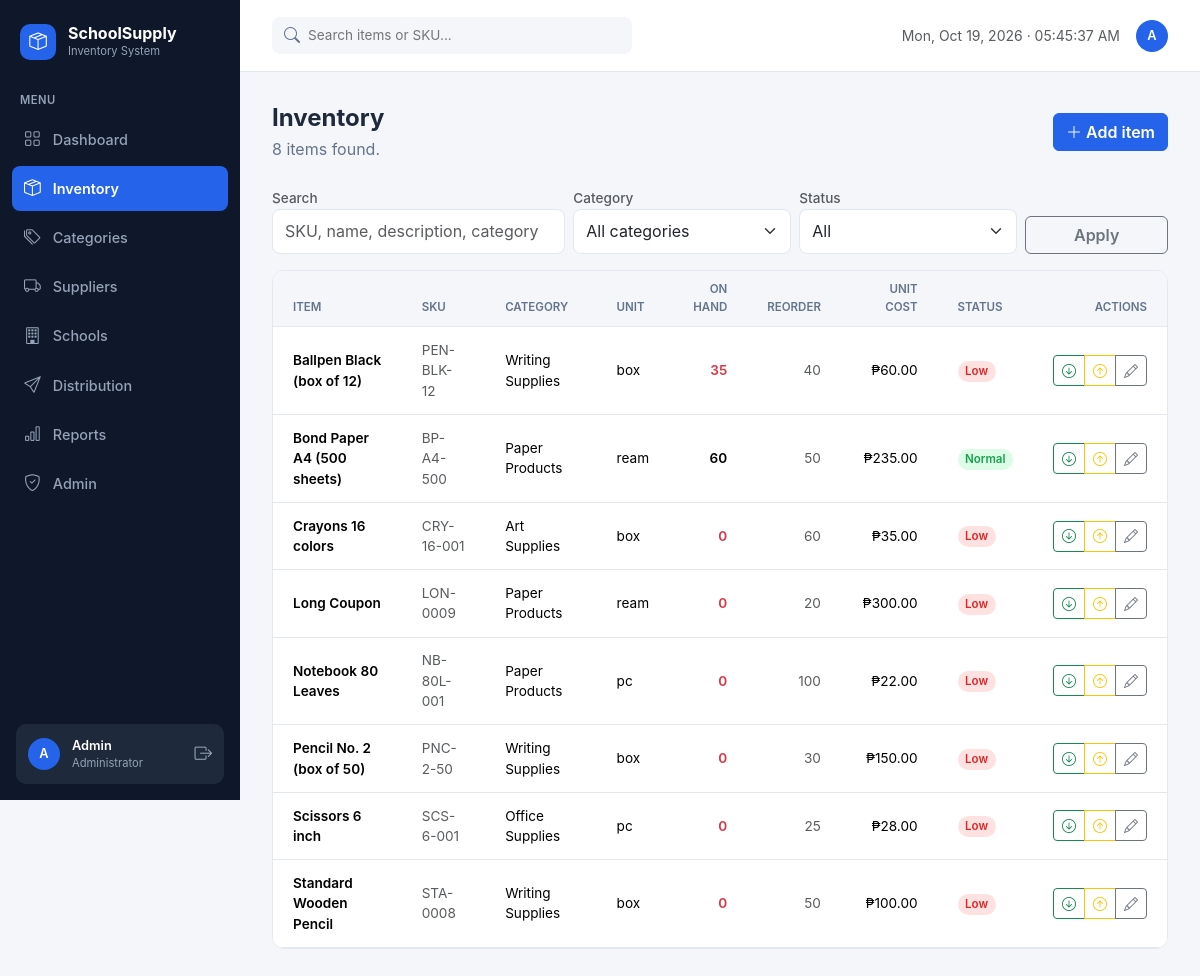
Page /inventory.php (signed in) on the committed database.
### tables this page shows
CREATE TABLE `users` (
  `user_id` int(10) UNSIGNED NOT NULL,
  `full_name` varchar(100) NOT NULL,
  `username` varchar(50) NOT NULL,
  `email` varchar(100) NOT NULL,
  `password_hash` varchar(255) NOT NULL,
  `role` enum('admin','staff') NOT NULL DEFAULT 'staff',
  `is_active` tinyint(1) NOT NULL DEFAULT 1,
  `failed_attempts` int(10) UNSIGNED NOT NULL DEFAULT 0,
  `locked_until` datetime DEFAULT NULL,
  `last_login` datetime DEFAULT NULL,
  `created_at` timestamp NOT NULL DEFAULT current_timestamp(),
  `updated_at` timestamp NOT NULL DEFAULT current_timestamp() ON UPDATE current_timestamp()
);

CREATE TABLE `items` (
  `item_id` int(10) UNSIGNED NOT NULL,
  `sku` varchar(50) NOT NULL,
  `item_name` varchar(150) NOT NULL,
  `description` text DEFAULT NULL,
  `category_id` int(10) UNSIGNED NOT NULL,
  `unit_of_measure` varchar(30) NOT NULL,
  `reorder_point` int(10) UNSIGNED NOT NULL DEFAULT 0,
  `unit_cost` decimal(10,2) NOT NULL DEFAULT 0.00,
  `quantity_on_hand` int(11) NOT NULL DEFAULT 0,
  `is_active` tinyint(1) NOT NULL DEFAULT 1,
  `created_at` timestamp NOT NULL DEFAULT current_timestamp(),
  `updated_at` timestamp NOT NULL DEFAULT current_timestamp() ON UPDATE current_timestamp()
);

CREATE TABLE `categories` (
  `category_id` int(10) UNSIGNED NOT NULL,
  `category_name` varchar(100) NOT NULL,
  `description` varchar(255) DEFAULT NULL
);

### includes/functions.php (called while the page is built, shortened)
<?php
function e($value): string
{
    return htmlspecialchars((string)$value, ENT_QUOTES, 'UTF-8');
}
function url(string $path = ''): string
{
    return BASE_URL . '/' . ltrim($path, '/');
}
function money($amount): string
{
    return CURRENCY . number_format((float)$amount, 2);
}

### config/database.php (called while the page is built, shortened)
<?php
function db(): PDO
{
    static $pdo = null;
    if ($pdo === null) {
        $dsn = 'mysql:host=' . DB_HOST . ';port=' . DB_PORT . ';dbname=' . DB_NAME . ';charset=utf8mb4';
        try {
            $pdo = new PDO($dsn, DB_USER, DB_PASS, [
                PDO::ATTR_ERRMODE            => PDO::ERRMODE_EXCEPTION,
                PDO::ATTR_DEFAULT_FETCH_MODE => PDO::FETCH_ASSOC,
                PDO::ATTR_EMULATE_PREPARES   => false,
            ]);
            $pdo->exec("SET NAMES utf8mb4 COLLATE utf8mb4_unicode_ci");
            $pdo->exec("SET time_zone = '+08:00'");
        } catch (PDOException $e) {
            http_response_code(500);
            exit('Database connection failed. Check config/config.php and that MySQL is running.'
                . (ini_get('display_errors') ? '<br><small>' . htmlspecialchars($e->getMessage()) . '</small>' : ''));
        }
    }
    return $pdo;
}

### includes/auth.php (called while the page is built, shortened)
<?php
require_once __DIR__ . '/../config/database.php';
require_once __DIR__ . '/functions.php';
function is_admin(): bool
{
    return ($_SESSION['role'] ?? '') === 'admin';
}
function current_user(): array
{
    return [
        'id'       => $_SESSION['user_id'] ?? null,
        'name'     => $_SESSION['full_name'] ?? '',
        'username' => $_SESSION['username'] ?? '',
        'role'     => $_SESSION['role'] ?? '',
    ];
}
function require_login(): void
{
    $stmt = db()->prepare('SELECT is_active, role, full_name FROM users WHERE user_id = :id');
    $stmt->execute([':id' => $_SESSION['user_id']]);
}

### inventory.php (the view, shortened to what this page needs)
<?php
$activePage = 'inventory';
require_once __DIR__ . '/includes/header.php';
$pdo = db();
$q       = trim($_GET['q'] ?? '');
$status  = $_GET['status'] ?? '';
$wheres = [];
$params = [];
$whereSql = $wheres ? 'WHERE ' . implode(' AND ', $wheres) : '';
$countStmt = $pdo->prepare(
    "SELECT COUNT(*)
       FROM items i
       LEFT JOIN categories c ON c.category_id = i.category_id
       $whereSql"
);
$countStmt->execute($params);
$total = (int)$countStmt->fetchColumn();
$perPage = 15;
$page    = max(1, (int)($_GET['page'] ?? 1));
$offset = ($page - 1) * $perPage;
$listStmt = $pdo->prepare(
    "SELECT i.item_id, i.sku, i.item_name, i.unit_of_measure,
            i.quantity_on_hand, i.reorder_point, i.unit_cost, i.is_active,
            c.category_name
       FROM items i
       LEFT JOIN categories c ON c.category_id = i.category_id
       $whereSql
       ORDER BY i.is_active DESC, i.item_name ASC
       LIMIT :lim OFFSET :off"
);
$listStmt->bindValue(':lim', $perPage, PDO::PARAM_INT);
$listStmt->bindValue(':off', $offset, PDO::PARAM_INT);
$listStmt->execute();
$rows = $listStmt->fetchAll();
?>
<div class="page-head">
    <div>
        <h1>Inventory</h1>
        <p><?= number_format($total) ?> item<?= $total === 1 ? '' : 's' ?> found.</p>
    </div>
    <?php if (is_admin()): ?>
        <a href="<?= e(url('item_form.php')) ?>" class="btn btn-primary"><i class="bi bi-plus-lg me-1"></i>Add item</a>
    <?php endif; ?>
</div>
<form class="row g-2 align-items-end mb-3" method="get" action="<?= e(url('inventory.php')) ?>">
    <div class="col-12 col-md-4">
        <label class="form-label small text-muted mb-0" for="q">Search</label>
        <input type="text" class="form-control" id="q" name="q" value="<?= e($q) ?>" placeholder="SKU, name, description, category">
    </div>
    <div class="col-6 col-md-3">
        <label class="form-label small text-muted mb-0" for="category_id">Category</label>
        <select class="form-select" id="category_id" name="category_id">
            <option value="0">All categories</option>
        </select>
    </div>
    <div class="col-6 col-md-3">
        <label class="form-label small text-muted mb-0" for="status">Status</label>
        <select class="form-select" id="status" name="status">
            <option value="" <?= $status === '' ? 'selected' : '' ?>>All</option>
        </select>
    </div>
    <div class="col-12 col-md-2 d-grid">
        <button type="submit" class="btn btn-outline-secondary">Apply</button>
    </div>
</form>
<div class="card-ui">
    <div class="table-responsive">
        <table class="table table-ui">
            <thead>
                <tr>
                    <th>Item</th>
                    <th>SKU</th>
                    <th>Category</th>
                    <th>Unit</th>
                    <th class="text-end">On hand</th>
                    <th class="text-end">Reorder</th>
                    <th class="text-end">Unit cost</th>
                    <th>Status</th>
                    <th class="text-end">Actions</th>
                </tr>
            </thead>
            <tbody>
                <?php foreach ($rows as $r): ?>
                    <?php
                        $active = (int)$r['is_active'] === 1;
                        if (!$active) {
                            $stLabel = 'Inactive'; $stClass = 'badge-inactive';
                        } elseif ((int)$r['quantity_on_hand'] <= (int)$r['reorder_point']) {
                            $stLabel = 'Low'; $stClass = 'badge-low';
                        } else {
                            $stLabel = 'Normal'; $stClass = 'badge-normal';
                        }
                    ?>
                    <tr>
                        <td class="fw-semibold">
                            <?= e($r['item_name']) ?>
                        </td>
                        <td class="text-muted"><?= e($r['sku']) ?></td>
                        <td><?= e($r['category_name'] ?? '—') ?></td>
                        <td><?= e($r['unit_of_measure']) ?></td>
                        <td class="text-end fw-semibold
                            <?= $active && (int)$r['quantity_on_hand'] <= (int)$r['reorder_point'] ? 'text-danger' : '' ?>">
                            <?= number_format((int)$r['quantity_on_hand']) ?>
                        </td>
                        <td class="text-end text-muted"><?= number_format((int)$r['reorder_point']) ?></td>
                        <td class="text-end"><?= money($r['unit_cost']) ?></td>
                        <td><span class="badge-soft <?= e($stClass) ?>"><?= e($stLabel) ?></span></td>
                        <td class="text-end">
                            <div class="btn-group btn-group-sm" role="group" aria-label="Row actions">
                                <?php if ($active): ?>
                                    <a href="<?= e(url('stock_in.php?item_id=' . (int)$r['item_id'])) ?>"
                                       class="btn btn-outline-success" title="Record stock-in" aria-label="Record stock-in">
                                        <i class="bi bi-arrow-down-circle"></i>
                                    </a>
                                    <a href="<?= e(url('stock_out.php?item_id=' . (int)$r['item_id'])) ?>"
                                       class="btn btn-outline-warning" title="Record stock-out" aria-label="Record stock-out">
                                        <i class="bi bi-arrow-up-circle"></i>
                                    </a>
                                <?php endif; ?>
                                <?php if (is_admin()): ?>
                                    <a href="<?= e(url('item_form.php?id=' . (int)$r['item_id'])) ?>"
                                       class="btn btn-outline-secondary" title="Edit item" aria-label="Edit item">
                                        <i class="bi bi-pencil"></i>
                                    </a>
                                <?php endif; ?>
                            </div>
                        </td>
                    </tr>
                <?php endforeach; ?>
            </tbody>
        </table>
    </div>
</div>
<?php require __DIR__ . '/includes/footer.php'; ?>

### includes/header.php (shortened to what this page needs)
<?php
require_once __DIR__ . '/auth.php';
require_login();
$activePage = $activePage ?? '';
$user       = current_user();
$menu = [
    'dashboard'    => ['Dashboard',    'index.php',        'bi-grid',        false],
    'inventory'    => ['Inventory',    'inventory.php',    'bi-box-seam',    false],
    'categories'   => ['Categories',   'categories.php',   'bi-tags',        true],
    'suppliers'    => ['Suppliers',    'suppliers.php',    'bi-truck',       true],
    'schools'      => ['Schools',      'schools.php',      'bi-building',    true],
    'distribution' => ['Distribution', 'distribution.php', 'bi-send',        false],
    'reports'      => ['Reports',      'reports.php',      'bi-bar-chart',   true],
    'admin'        => ['Admin',        'admin.php',        'bi-shield-check', true],
];
?>
<!DOCTYPE html>
<html lang="en">
<head>
    <link href="https://cdn.jsdelivr.net/npm/bootstrap@5.3.3/dist/css/bootstrap.min.css" rel="stylesheet">
    <link href="https://cdn.jsdelivr.net/npm/bootstrap-icons@1.11.3/font/bootstrap-icons.min.css" rel="stylesheet">
    <link href="<?= e(url('assets/css/style.css')) ?>?v=<?= e(ASSET_VER) ?>" rel="stylesheet">
</head>
<body>
<div class="app-shell">
    <aside class="sidebar" id="appSidebar">
        <div class="sidebar-brand">
            <span class="brand-logo"><i class="bi bi-box-seam"></i></span>
            <span>
                <span class="brand-name"><?= e(APP_NAME) ?></span>
                <span class="brand-sub"><?= e(APP_SUBTITLE) ?></span>
            </span>
        </div>
        <div class="sidebar-label">MENU</div>
        <nav class="sidebar-nav">
            <?php foreach ($menu as $key => [$label, $file, $icon, $adminOnly]): ?>
                <a href="<?= e(url($file)) ?>" class="nav-item<?= $activePage === $key ? ' active' : '' ?>">
                    <i class="bi <?= e($icon) ?>"></i><span><?= e($label) ?></span>
                </a>
            <?php endforeach; ?>
        </nav>
        <div class="sidebar-user">
            <span class="avatar"><?= e(strtoupper(mb_substr($user['name'], 0, 1))) ?></span>
            <span class="user-text">
                <span class="user-name"><?= e($user['name']) ?></span>
                <span class="user-role"><?= $user['role'] === 'admin' ? 'Administrator' : 'Inventory Clerk' ?></span>
            </span>
            <a href="<?= e(url('logout.php')) ?>" class="logout-link" title="Sign out"><i class="bi bi-box-arrow-right"></i></a>
        </div>
    </aside>
    <div class="main">
        <header class="topbar">
            <form class="topbar-search" action="<?= e(url('inventory.php')) ?>" method="get">
                <i class="bi bi-search"></i>
                <input type="text" name="q" placeholder="Search items or SKU..." aria-label="Search items or SKU">
            </form>
            <div class="topbar-right">
                <span class="text-muted small today live-clock" data-timezone="<?= e(date_default_timezone_get()) ?>">
                </span>
                <span class="avatar"><?= e(strtoupper(mb_substr($user['name'], 0, 1))) ?></span>
            </div>
        </header>
        <main class="content">

### rows in the picture
users: full_name "Admin", full_name "A"
items: item_name "Ballpen Black (box of 12)", sku "PEN-BLK-12", category.category_name "Writing Supplies", unit_of_measure "box", quantity_on_hand "35", reorder_point "40", unit_cost "₱60.00", stLabel "Low"
items: item_name "Bond Paper A4 (500 sheets)", sku "BP-A4-500", category.category_name "Paper Products", unit_of_measure "ream", quantity_on_hand "60", reorder_point "50", unit_cost "₱235.00", stLabel "Normal"
items: item_name "Crayons 16 colors", sku "CRY-16-001", category.category_name "Art Supplies", unit_of_measure "box", quantity_on_hand "0", reorder_point "60", unit_cost "₱35.00", stLabel "Low"
items: item_name "Long Coupon", sku "LON-0009", category.category_name "Paper Products", unit_of_measure "ream", quantity_on_hand "0", reorder_point "20", unit_cost "₱300.00", stLabel "Low"
items: item_name "Notebook 80 Leaves", sku "NB-80L-001", category.category_name "Paper Products", unit_of_measure "pc", quantity_on_hand "0", reorder_point "100", unit_cost "₱22.00", stLabel "Low"
items: item_name "Pencil No. 2 (box of 50)", sku "PNC-2-50", category.category_name "Writing Supplies", unit_of_measure "box", quantity_on_hand "0", reorder_point "30", unit_cost "₱150.00", stLabel "Low"
items: item_name "Scissors 6 inch", sku "SCS-6-001", category.category_name "Office Supplies", unit_of_measure "pc", quantity_on_hand "0", reorder_point "25", unit_cost "₱28.00", stLabel "Low"
items: item_name "Standard Wooden Pencil", sku "STA-0008", category.category_name "Writing Supplies", unit_of_measure "box", quantity_on_hand "0", reorder_point "50", unit_cost "₱100.00", stLabel "Low"

### other values in the picture
APP_NAME "SchoolSupply"
APP_SUBTITLE "Inventory System"
$label "Dashboard"
$label "Inventory"
$label "Categories"
$label "Suppliers"
$label "Schools"
$label "Distribution"
$label "Reports"
$total "8"
